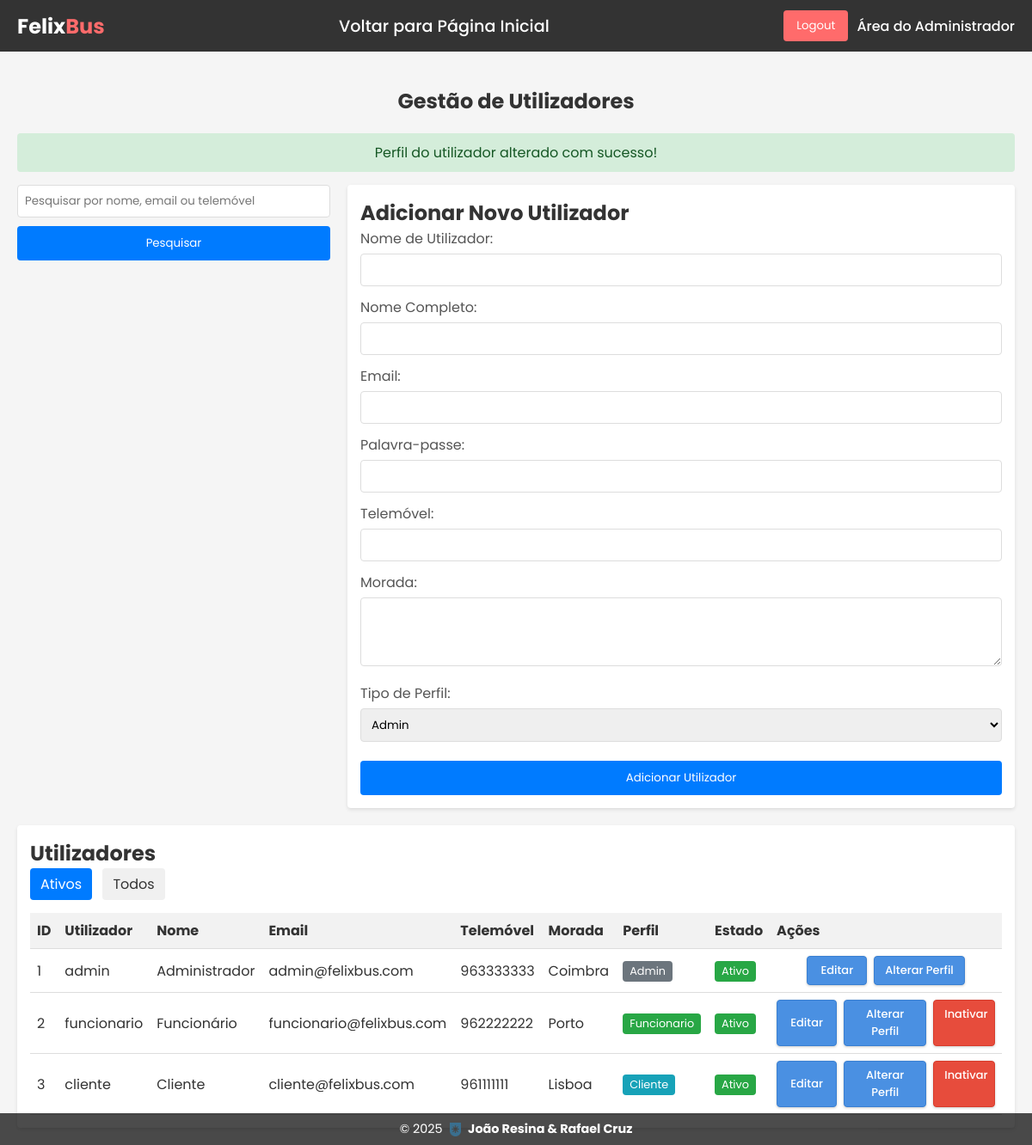
Page /paginas/gerir_utilizadores.php?alterar_perfil=1&id=1&perfil=2&mostrar_inativos=0 (signed in) on the committed database.
### tables this page shows
CREATE TABLE utilizadores (
    id INT AUTO_INCREMENT PRIMARY KEY,
    user VARCHAR(20) UNIQUE NOT NULL,  
    pwd VARCHAR(255) NOT NULL,  
    nome VARCHAR(100) NOT NULL,
    email VARCHAR(150) UNIQUE NOT NULL,
    telemovel VARCHAR(20) NOT NULL,
    morada TEXT NOT NULL,
    tipo_perfil INT NOT NULL DEFAULT 4,  
    FOREIGN KEY (tipo_perfil) REFERENCES perfis(id)
);

CREATE TABLE perfis (
    id INT PRIMARY KEY,
    descricao VARCHAR(20) NOT NULL  
);

### paginas/gerir_utilizadores.php (the view, shortened to what this page needs)
<?php
function h($string) {
    return htmlspecialchars($string, ENT_QUOTES, 'UTF-8');
}
$mensagem = '';
$tipo_mensagem = '';
$mostrar_inativos = isset($_GET['mostrar_inativos']) ? (int)$_GET['mostrar_inativos'] : 0;
$pesquisa = isset($_GET['pesquisa']) ? mysqli_real_escape_string($conn, $_GET['pesquisa']) : '';
if (isset($_GET['alterar_perfil']) && isset($_GET['id']) && isset($_GET['perfil'])) {
    $id = intval($_GET['id']);
    $novo_perfil = intval($_GET['perfil']);
    if (mysqli_query($conn, "UPDATE utilizadores SET tipo_perfil = $novo_perfil WHERE id = $id")) {
        $mensagem = "Perfil do utilizador alterado com sucesso!";
        $tipo_mensagem = "success";
    } else {
        $mensagem = "Erro ao alterar perfil do utilizador: " . mysqli_error($conn);
        $tipo_mensagem = "danger";
    }
}
$perfis = [];
$result_perfis = mysqli_query($conn, "SELECT * FROM perfis ORDER BY id ASC");
while ($row = mysqli_fetch_assoc($result_perfis)) {
    $perfis[$row['id']] = $row['descricao'];
}
$sql = "SELECT u.*, p.descricao as perfil_nome
        FROM utilizadores u
        JOIN perfis p ON u.tipo_perfil = p.id
        WHERE 1=1";
if (!$mostrar_inativos) {
    $sql .= " AND u.ativo = 1";
}
$sql .= " ORDER BY u.id ASC";
$utilizadores = mysqli_query($conn, $sql);
?>
<!DOCTYPE html>
<html lang="pt">
<head>
    <link rel="stylesheet" href="gerir_utilizadores.css">
</head>
<body>
    <nav>
        <div class="logo">
            <h1>Felix<span>Bus</span></h1>
        </div>
        <div class="links" style="display: flex; justify-content: center; width: 50%;">
            <div class="link"> <a href="pg_admin.php" style="font-size: 1.2rem; font-weight: 500;">Voltar para Página Inicial</a></div>
        </div>
        <div class="buttons">
            <div class="btn"><a href="logout.php"><button>Logout</button></a></div>
            <div class="btn-admin">Área do Administrador</div>
        </div>
    </nav>
    <section>
        <h1>Gestão de Utilizadores</h1>
        <?php if (!empty($mensagem)): ?>
            <div class="alert alert-<?php echo $tipo_mensagem; ?>">
                <?php echo $mensagem; ?>
            </div>
        <?php endif; ?>
        <div class="container">
            <div class="pesquisa-container">
                <form method="GET" action="gerir_utilizadores.php">
                    <div class="input-group">
                        <input type="text" name="pesquisa" class="form-control" placeholder="Pesquisar por nome, email ou telemóvel" value="<?= h($pesquisa) ?>">
                        <button class="btn-pesquisa" type="submit">Pesquisar</button>
                    </div>
                </form>
            </div>
            <div class="form-container">
                <h2>Adicionar Novo Utilizador</h2>
                <form method="post" action="gerir_utilizadores.php">
                    <div class="form-group">
                        <label for="user">Nome de Utilizador:</label>
                        <input type="text" id="user" name="user" required>
                    </div>
                    <div class="form-group">
                        <label for="nome">Nome Completo:</label>
                        <input type="text" id="nome" name="nome" required>
                    </div>
                    <div class="form-group">
                        <label for="email">Email:</label>
                        <input type="email" id="email" name="email" required>
                    </div>
                    <div class="form-group">
                        <label for="pwd">Palavra-passe:</label>
                        <input type="password" id="pwd" name="pwd" required>
                    </div>
                    <div class="form-group">
                        <label for="telemovel">Telemóvel:</label>
                        <input type="text" id="telemovel" name="telemovel" required maxlength="9" minlength="9">
                    </div>
                    <div class="form-group">
                        <label for="morada">Morada:</label>
                        <textarea id="morada" name="morada" required></textarea>
                    </div>
                    <div class="form-group">
                        <label for="tipo_perfil">Tipo de Perfil:</label>
                        <select id="tipo_perfil" name="tipo_perfil" required>
                            <?php foreach ($perfis as $id => $descricao): ?>
                                <option value="<?php echo $id; ?>"><?php echo ucfirst($descricao); ?></option>
                            <?php endforeach; ?>
                        </select>
                    </div>
                    <button type="submit" name="adicionar">Adicionar Utilizador</button>
                </form>
            </div>
            <div class="table-container">
                <h2>Utilizadores</h2>
                <div class="filtro-container">
                    <a href="?mostrar_inativos=0" class="filtro-btn <?php echo !$mostrar_inativos ? 'active' : ''; ?>">Ativos</a>
                    <a href="?mostrar_inativos=1" class="filtro-btn <?php echo $mostrar_inativos ? 'active' : ''; ?>">Todos</a>
                </div>
                <table class="utilizadores-table">
                    <thead>
                        <tr>
                            <th>ID</th>
                            <th>Utilizador</th>
                            <th>Nome</th>
                            <th>Email</th>
                            <th>Telemóvel</th>
                            <th>Morada</th>
                            <th>Perfil</th>
                            <th>Estado</th>
                            <th>Ações</th>
                        </tr>
                    </thead>
                    <tbody>
                        <?php while ($utilizador = mysqli_fetch_assoc($utilizadores)): ?>
                            <tr class="<?php echo isset($utilizador['ativo']) && !$utilizador['ativo'] ? 'utilizador-inativo' : ''; ?>">
                                <td><?php echo $utilizador['id']; ?></td>
                                <td><?php echo $utilizador['user']; ?></td>
                                <td><?php echo $utilizador['nome']; ?></td>
                                <td><?php echo $utilizador['email']; ?></td>
                                <td><?php echo $utilizador['telemovel']; ?></td>
                                <td><?php echo $utilizador['morada']; ?></td>
                                <td>
                                    <span class="perfil-badge perfil-<?php echo $utilizador['tipo_perfil']; ?>">
                                        <?php echo ucfirst($utilizador['perfil_nome']); ?>
                                    </span>
                                </td>
                                <td>
                                    <span class="estado-badge estado-<?php echo $utilizador['ativo'] ? 'ativo' : 'inativo'; ?>">
                                        <?php echo $utilizador['ativo'] ? 'Ativo' : 'Inativo'; ?>
                                    </span>
                                </td>
                                <td>
                                    <div class="acoes-container">
                                        <button class="acao-btn editar-btn" onclick="abrirModalEditar(<?php echo $utilizador['id']; ?>, '<?php echo addslashes($utilizador['nome']); ?>', '<?php echo addslashes($utilizador['email']); ?>', '<?php echo addslashes($utilizador['telemovel']); ?>', '<?php echo addslashes($utilizador['morada']); ?>')">Editar</button>
                                        <div class="acoes-dropdown">
                                            <button class="dropdown-btn">Alterar Perfil</button>
                                        </div>
                                        <?php if ($utilizador['id'] != $_SESSION['id_utilizador']): ?>
                                            <?php if (isset($utilizador['ativo']) && $utilizador['ativo']): ?>
                                                <a href="?alterar_estado=1&id=<?php echo $utilizador['id']; ?>&ativo=0&mostrar_inativos=<?php echo $mostrar_inativos; ?>" class="acao-btn inativar-btn" onclick="return confirm('Tem a certeza que deseja inativar este utilizador?')">Inativar</a>
                                            <?php else: ?>
                                                <a href="?alterar_estado=1&id=<?php echo $utilizador['id']; ?>&ativo=1&mostrar_inativos=<?php echo $mostrar_inativos; ?>" class="acao-btn ativar-btn">Ativar</a>
                                            <?php endif; ?>
                                        <?php endif; ?>
                                    </div>
                                </td>
                            </tr>
                        <?php endwhile; ?>
                    </tbody>
                </table>
            </div>
        </div>
    </section>
    <footer>
        © <?php echo date("Y"); ?> <img src="estcb.png" alt="ESTCB"> <span>João Resina & Rafael Cruz</span>
    </footer>
</body>
</html>

### paginas/gerir_utilizadores.css (style rules this page uses)
* { padding: 0; margin: 0; font-family: 'Poppins', sans-serif; box-sizing: border-box; }
body { width: 100%; min-height: 100vh; background-color: #f5f5f5; color: #333; }
nav { width: 100%; height: 60px; display: flex; justify-content: space-between; align-items: center; background: #333; color: white; padding: 0 20px; }
.logo h1 { color: white; font-size: 1.5rem; }
.logo span { color: #ff6b6b; }
.links { display: flex; }
.link a { color: white; text-decoration: none; margin: 0 15px; }
.buttons { display: flex; align-items: center; gap: 10px; }
.btn button { padding: 8px 15px; background: #ff6b6b; color: white; border: none; border-radius: 4px; cursor: pointer; }
.btn-admin { color: white; font-weight: 500; }
section { padding: 20px; max-width: 1200px; margin: 0 auto; }
h1 { text-align: center; margin: 20px 0; color: #333; }
.alert { padding: 10px; margin-bottom: 15px; border-radius: 4px; text-align: center; }
.alert-success { background-color: #d4edda; color: #155724; }
.container { display: flex; flex-wrap: wrap; gap: 20px; }
.form-container, .table-container { background-color: white; padding: 15px; border-radius: 4px; box-shadow: 0 2px 4px rgba(0, 0, 0, 0.1); }
.form-container { flex: 1; min-width: 300px; }
.table-container { flex: 2; min-width: 600px; max-height: 600px; overflow-y: auto; overflow-x: auto; }
.form-group { margin-bottom: 12px; }
label { display: block; margin-bottom: 5px; color: #555; }
input, select, textarea { width: 100%; padding: 8px; border: 1px solid #ddd; border-radius: 4px; }
textarea { height: 80px; resize: vertical; }
button[type="submit"] { width: 100%; padding: 10px; background-color: #007BFF; color: white; border: none; border-radius: 4px; cursor: pointer; margin-top: 10px; }
.filtro-container { margin-bottom: 15px; }
.filtro-btn { display: inline-block; padding: 6px 12px; margin-right: 8px; background: #f0f0f0; border-radius: 4px; text-decoration: none; color: #333; transition: all 0.2s ease; }
.filtro-btn.active { background: #007BFF; color: white; }
.utilizadores-table { width: 100%; border-collapse: collapse; margin-top: 10px; }
.utilizadores-table thead { position: sticky; top: 0; background-color: #f2f2f2; z-index: 1; }
.utilizadores-table th, .utilizadores-table td { padding: 8px; text-align: left; border-bottom: 1px solid #ddd; }
.utilizadores-table th { background-color: #f2f2f2; }
.perfil-badge, .estado-badge { display: inline-block; padding: 3px 8px; border-radius: 4px; font-size: 0.8rem; text-align: center; }
.perfil-1 { background-color: #6c757d; color: white; }
.perfil-2 { background-color: #28a745; color: white; }
.perfil-3 { background-color: #17a2b8; color: white; }
.estado-ativo { background-color: #28a745; color: white; }
.acoes-container { display: flex; gap: 8px; justify-content: center; }
.acao-btn { padding: 6px 12px; border-radius: 4px; text-decoration: none; color: white; font-size: 13px; text-align: center; min-width: 70px; transition: all 0.2s ease; font-weight: 500; box-shadow: 0 1px 3px rgba(0,0,0,0.2); }
.editar-btn { background-color: #4a90e2; border: 1px solid #3a80d2; display: inline-block; position: relative; overflow: hidden; }
.editar-btn:before { content: ""; position: absolute; top: 0; left: -100%; width: 100%; height: 100%; background: linear-gradient(90deg, transparent, rgba(255,255,255,0.2), transparent); transition: all 0.6s ease; }
.inativar-btn { background-color: #e74c3c; border: 1px solid #d73c2c; }
footer { position: fixed; bottom: 0; width: 100%; padding: 8px; text-align: center; color: white; background: rgba(0, 0, 0, 0.7); display: flex; justify-content: center; align-items: center; gap: 8px; font-size: 0.9rem; z-index: 100; }
footer span { font-weight: bold; }
footer img { height: 16px; width: auto; }
.acoes-dropdown { position: relative; display: inline-block; }
.dropdown-btn { background-color: #4a90e2; color: white; border: 1px solid #3a80d2; border-radius: 4px; padding: 6px 12px; font-size: 13px; cursor: pointer; text-align: center; min-width: 70px; transition: all 0.2s ease; font-weight: 500; box-shadow: 0 1px 3px rgba(0,0,0,0.2); }

### rows in the picture
utilizadores: id "1", user "admin", nome "Administrador", email "admin@felixbus.com", telemovel "963333333", morada "Coimbra", tipo_perfil.descricao "Admin", ativo "Ativo"
utilizadores: id "2", user "funcionario", nome "Funcionário", email "funcionario@felixbus.com", telemovel "962222222", morada "Porto", tipo_perfil.descricao "Funcionario", ativo "Ativo"
utilizadores: id "3", user "cliente", nome "Cliente", email "cliente@felixbus.com", telemovel "961111111", morada "Lisboa", tipo_perfil.descricao "Cliente", ativo "Ativo"

### other values in the picture
$mensagem "Perfil do utilizador alterado com sucesso!"
form field tipo_perfil "Admin"
